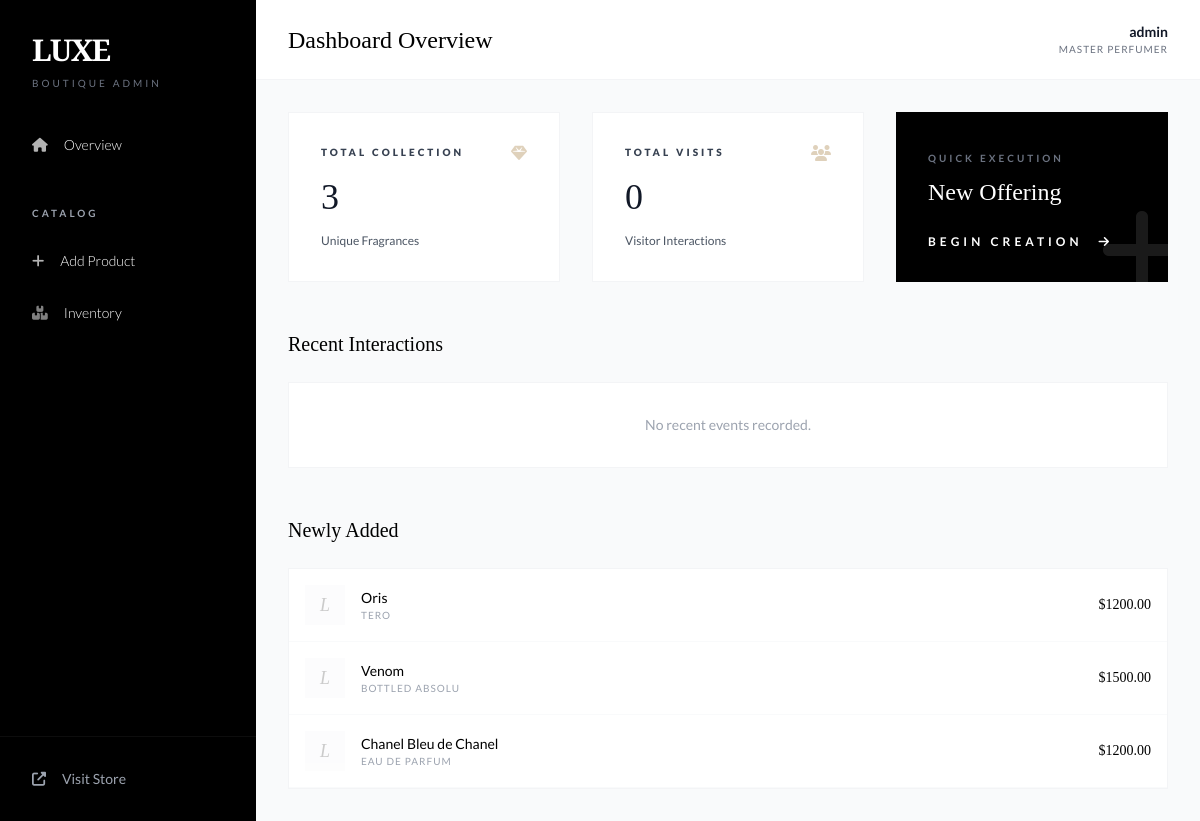
Before: /dashboard/ (signed in) with the older database file.
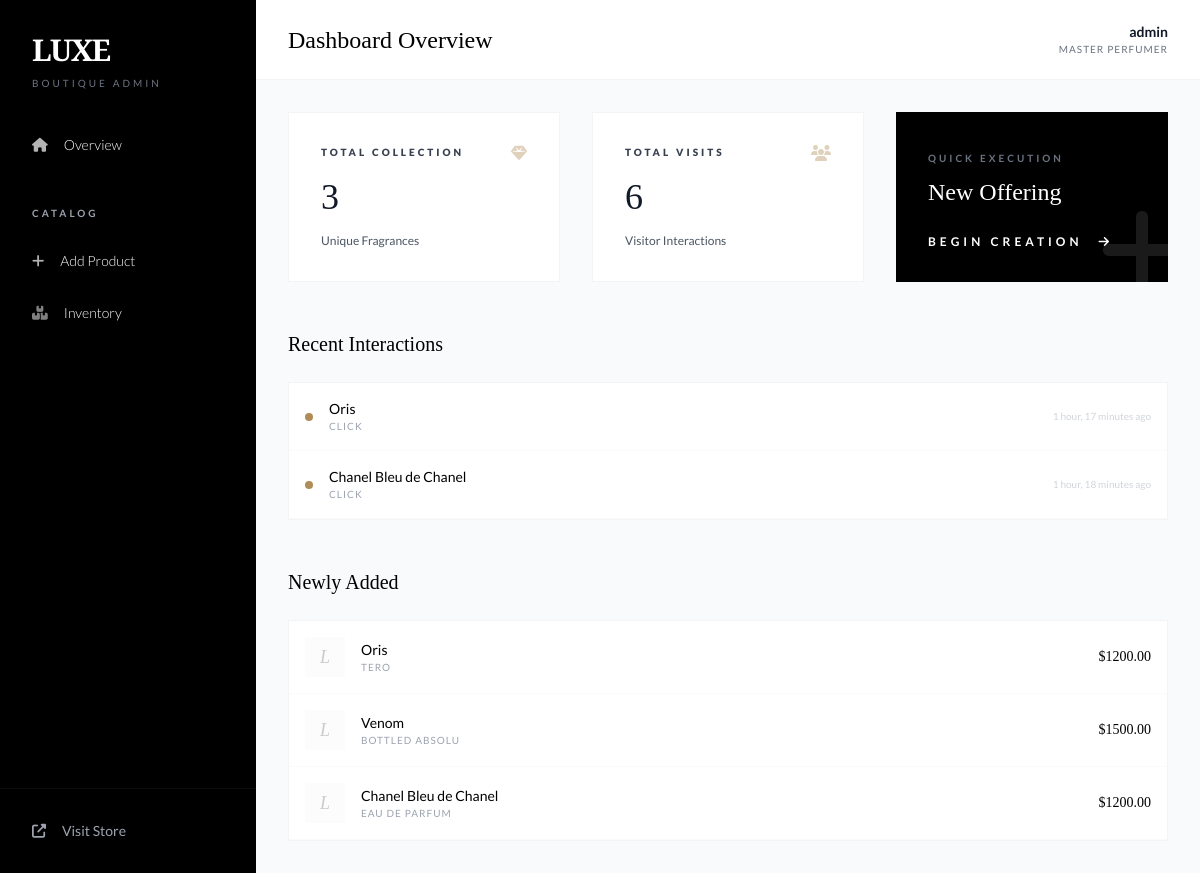
After: the same page with the newer database file.
### users/models.py (models this page shows, shortened)
class User(AbstractUser):
    email = models.EmailField(unique=True)
    phone = models.CharField(max_length=20, blank=True, null=True)
    ip_address = models.GenericIPAddressField(blank=True, null=True) # Useful for basic security/fraud checks
    created_at = models.DateTimeField(auto_now_add=True)
    updated_at = models.DateTimeField(auto_now=True)
    USERNAME_FIELD = 'email'
    REQUIRED_FIELDS = ['username']

### products/models.py (models this page shows, shortened)
class Product(models.Model):
    GENDER_CHOICES = [
        ('men', 'Men'),
        ('women', 'Women'),
        ('unisex', 'Unisex'),
    ]
    CONCENTRATION_CHOICES = [
        ('mist', 'Body Mist / Splash'),
        ('edc', 'Eau de Cologne (EDC)'),
        ('edt', 'Eau de Toilette (EDT)'),
        ('edp', 'Eau de Parfum (EDP)'),
        ('parfum', 'Extrait de Parfum'),
        ('oil', 'Perfume Oil / Attar'),
    ]
    PERFUME_CATEGORY_SUGGESTIONS = [
    "Floral",
    "Woody",
    "Amber",
    "Citrus",
    "Fresh / Aquatic",
    "Gourmand",
    "Spicy",
    "Chypre",
    "Leather",
    "Aromatic",
    ]
    name = models.CharField(max_length=255)
    slug = models.SlugField(max_length=255, unique=True, blank=True)
    short_description = models.CharField(max_length=255)
    description = models.TextField()
    category = models.CharField(max_length=100, db_index=True)
    top_notes = models.CharField(max_length=255, blank=True, null=True)
    heart_notes = models.CharField(max_length=255, blank=True, null=True)
    base_notes = models.CharField(max_length=255, blank=True, null=True)
    gender = models.CharField(max_length=10, choices=GENDER_CHOICES, default='unisex')
    concentration = models.CharField(max_length=15, choices=CONCENTRATION_CHOICES, default='edp')
    sizes = models.ManyToManyField(Size, related_name='products')
    base_price = models.DecimalField(max_digits=10, decimal_places=2)
    sale_price = models.DecimalField(max_digits=10, decimal_places=2, blank=True, null=True)
    stock_quantity = models.PositiveIntegerField(default=0)
    low_stock_threshold = models.PositiveIntegerField(default=5)
    is_active = models.BooleanField(default=True)
    is_bestseller = models.BooleanField(default=False)
    is_new_arrival = models.BooleanField(default=False)
    meta_title = models.CharField(max_length=255, blank=True, null=True)
    meta_description = models.TextField(blank=True, null=True)
    created_at = models.DateTimeField(auto_now_add=True)
    updated_at = models.DateTimeField(auto_now=True)
    class Meta:
        ordering = ['-created_at']

### analytics/models.py (models this page shows, shortened)
class ProductEvent(models.Model):
    EVENT_TYPES = [
        ('click', 'Click'),
        ('view', 'View'),
        ('add_to_cart', 'Add to Cart'),
        ('wishlist', 'Add to Wishlist'),
    ]
    product = models.ForeignKey(Product, on_delete=models.CASCADE, related_name='analytics_events')
    event_type = models.CharField(max_length=20, choices=EVENT_TYPES)
    session_key = models.CharField(max_length=40, db_index=True, blank=True, null=True)
    user = models.ForeignKey(settings.AUTH_USER_MODEL, on_delete=models.SET_NULL, null=True, blank=True)
    created_at = models.DateTimeField(auto_now_add=True)
    class Meta:
        ordering = ['-created_at']
        verbose_name = "Product Event"
        verbose_name_plural = "Product Events"

### administration/views.py (the view)
# urls.py: path('', views.DashboardView.as_view(), name='dashboard'),
class DashboardView(LoginRequiredMixin, StaffRequiredMixin, TemplateView):
    template_name = 'administration/dashboard.html'
    def get_context_data(self, **kwargs):
        context = super().get_context_data(**kwargs)
        context['total_products'] = Product.objects.count()
        context['total_visits'] = PageVisit.objects.count()
        context['recent_events'] = ProductEvent.objects.order_by('-created_at')[:10]
        context['recent_products'] = Product.objects.order_by('-created_at')[:5]
        return context

### administration/views.py (called while the page is built)
    def test_func(self):
        return self.request.user.is_staff

### cart/context_processors.py (called while the page is built)
def cart_count(request):
    try:
        cart = get_cart(request)
        return {'cart_count': cart.total_items_count}
    except:
        return {'cart_count': 0}

### cart/models.py (called while the page is built)
    @property
    def total_items_count(self):
        return sum(item.quantity for item in self.items.all())

### cart/utils.py (called while the page is built)
def get_cart(request):
    if request.user.is_authenticated:
        cart, created = Cart.objects.get_or_create(user=request.user)
    else:
        session_key = request.session.session_key
        if not session_key:
            request.session.create()
            session_key = request.session.session_key
        cart, created = Cart.objects.get_or_create(session_key=session_key)
    return cart

### main/context_processors.py (called while the page is built)
def site_context(request):
    settings = PlatformSettings.objects.first()
    nav_links = NavLinks.objects.filter(is_active=True)
    footer_links = FooterLinks.objects.filter(is_active=True)
    site_settings = SiteSettings.objects.all().first()
    return {
        'platform_settings': settings,
        'nav_links': nav_links,
        'footer_links': footer_links,
        'site_settings': site_settings,
    }

### users/context_processors.py (called while the page is built)
def auth_settings_context(request):
    return {
        'auth_settings': AuthSettings.objects.first()
    }

### wishlist/context_processors.py (called while the page is built)
def wishlist_contents(request):
    wishlist = get_wishlist(request)
    wishlist_product_ids = set(wishlist.items.values_list('product_id', flat=True))
    return {
        'wishlist_product_ids': wishlist_product_ids,
        'wishlist_count': len(wishlist_product_ids)
    }

### wishlist/utils.py (called while the page is built)
def get_wishlist(request):
    if request.user.is_authenticated:
        wishlist, _ = Wishlist.objects.get_or_create(user=request.user)
    else:
        if not request.session.session_key:
            request.session.create()
        wishlist, _ = Wishlist.objects.get_or_create(session_key=request.session.session_key)
    return wishlist

### templates/administration/dashboard.html (shortened to what this page needs)
{% extends 'administration/admin_base.html' %}
{% block header_title %}
    <h2 class="font-serif text-2xl font-normal">Dashboard Overview</h2>
{% endblock %}
{% block content %}
<div class="grid grid-cols-1 md:grid-cols-2 lg:grid-cols-3 gap-8">
    <div class="bg-white p-8 border border-gray-100 space-y-4">
        <div class="flex justify-between items-start">
            <span class="text-[10px] tracking-[3px] uppercase text-gray-700 font-black">Total Collection</span>
            <i class="fas fa-gem text-theme_accent opacity-40"></i>
        </div>
        <p class="text-4xl font-serif text-gray-900">{{ total_products }}</p>
        <p class="text-xs text-gray-600 font-medium">Unique Fragrances</p>
    </div>
    <div class="bg-white p-8 border border-gray-100 space-y-4">
        <div class="flex justify-between items-start">
            <span class="text-[10px] tracking-[3px] uppercase text-gray-700 font-black">Total Visits</span>
            <i class="fas fa-users text-theme_accent opacity-40"></i>
        </div>
        <p class="text-4xl font-serif text-gray-900">{{ total_visits }}</p>
        <p class="text-xs text-gray-600 font-medium">Visitor Interactions</p>
    </div>
    <div class="bg-black p-8 text-white relative overflow-hidden flex flex-col justify-between group">
        <div class="relative z-10">
            <span class="text-[10px] tracking-[3px] uppercase text-gray-500 font-bold">Quick Execution</span>
            <h3 class="font-serif text-2xl mt-2">New Offering</h3>
        </div>
        <a href="{% url 'administration:add_product' %}" class="relative z-10 inline-flex items-center gap-4 text-xs tracking-[4px] uppercase font-bold mt-4 group-hover:text-theme_accent transition">
            Begin Creation <i class="fas fa-arrow-right"></i>
        </a>
        <i class="fas fa-plus absolute -bottom-4 -right-4 text-8xl opacity-10 group-hover:scale-110 transition-transform duration-700"></i>
    </div>
</div>
<div class="mt-12 grid grid-cols-1 xl:grid-cols-2 gap-12">
    <div class="space-y-6">
        <h3 class="font-serif text-xl">Recent Interactions</h3>
        <div class="bg-white border border-gray-100 overflow-hidden">
            {% for event in recent_events %}
            <div class="p-4 border-b border-gray-50 flex items-center justify-between hover:bg-gray-50 transition">
                <div class="flex items-center gap-4">
                    <div class="w-2 h-2 rounded-full bg-theme_accent"></div>
                    <div>
                        <p class="text-sm font-medium">{{ event.product.name }}</p>
                        <p class="text-[10px] uppercase tracking-widest text-gray-400">{{ event.get_event_type_display }}</p>
                    </div>
                </div>
                <span class="text-[10px] text-gray-300">{{ event.created_at|timesince }} ago</span>
            </div>
            {% empty %}
            <div class="p-8 text-center text-gray-400 text-sm">No recent events recorded.</div>
            {% endfor %}
        </div>
    </div>
    <div class="space-y-6">
        <h3 class="font-serif text-xl">Newly Added</h3>
        <div class="bg-white border border-gray-100 overflow-hidden">
            {% for prod in recent_products %}
            <div class="p-4 border-b border-gray-50 flex items-center justify-between hover:bg-gray-50 transition">
                <div class="flex items-center gap-4">
                    <div class="w-10 h-10 bg-gray-100 flex items-center justify-center font-serif text-lg italic opacity-20">L</div>
                    <div>
                        <p class="text-sm font-medium">{{ prod.name }}</p>
                        <p class="text-[10px] uppercase tracking-widest text-gray-400">{{ prod.category }}</p>
                    </div>
                </div>
                <p class="text-sm font-serif"> ${{ prod.base_price }} </p>
            </div>
            {% empty %}
            <div class="p-8 text-center text-gray-400 text-sm">Catalog is currently empty.</div>
            {% endfor %}
        </div>
    </div>
</div>
{% endblock %}

### templates/administration/admin_base.html (shortened to what this page needs)
<!DOCTYPE html>
<html lang="en">
<head>
    <link rel="stylesheet" href="https://cdnjs.cloudflare.com/ajax/libs/font-awesome/6.4.0/css/all.min.css">
    <script src="https://cdn.tailwindcss.com"></script>
</head>
<body class="bg-[#F9FAFB] font-sans antialiased">
    <div class="flex min-h-screen">
        <aside class="w-64 bg-black text-white shrink-0 hidden lg:flex flex-col">
            <div class="p-8">
                <h1 class="font-serif text-3xl font-bold tracking-tighter">LUXE</h1>
                <p class="text-[10px] tracking-[3px] uppercase text-gray-500 mt-2">Boutique Admin</p>
            </div>
            <nav class="flex-grow px-4 space-y-2">
                <a href="{% url 'administration:dashboard' %}" class="flex items-center gap-4 px-4 py-3 rounded-md hover:bg-white/10 transition group">
                    <i class="fas fa-home text-sm opacity-70 group-hover:opacity-100"></i>
                    <span class="text-sm font-light">Overview</span>
                </a>
                <div class="pt-6 pb-2 px-4">
                    <span class="text-[10px] tracking-[3px] uppercase text-gray-400 font-bold">Catalog</span>
                </div>
                <a href="{% url 'administration:add_product' %}" class="flex items-center gap-4 px-4 py-3 rounded-md hover:bg-white/10 transition group">
                    <i class="fas fa-plus text-sm opacity-70 group-hover:opacity-100"></i>
                    <span class="text-sm font-light">Add Product</span>
                </a>
                <a href="#" class="flex items-center gap-4 px-4 py-3 rounded-md hover:bg-white/10 transition group">
                    <i class="fas fa-boxes text-sm opacity-50 group-hover:opacity-100"></i>
                    <span class="text-sm font-light">Inventory</span>
                </a>
            </nav>
            <div class="p-8 border-t border-white/5">
                <a href="/" class="flex items-center gap-4 text-gray-400 hover:text-white transition group">
                    <i class="fas fa-external-link-alt text-sm"></i>
                    <span class="text-sm">Visit Store</span>
                </a>
            </div>
        </aside>
        <main class="flex-grow flex flex-col">
            <header class="h-20 bg-white border-b border-gray-100 flex items-center justify-between px-8">
                <div>
                    {% block header_title %}{% endblock %}
                </div>
                <div class="flex items-center gap-6">
                    <div class="text-right">
                        <p class="text-sm font-bold text-gray-900">{{ request.user.get_full_name|default:request.user.username }}</p>
                        <p class="text-[10px] uppercase tracking-widest text-gray-500 font-medium">Master Perfumer</p>
                    </div>
                </div>
            </header>
            <div class="flex-grow overflow-y-auto p-8 custom-scrollbar">
                {% block content %}{% endblock %}
            </div>
        </main>
    </div>
</body>
</html>

Changed rows visible on the page:
added ProductEvent: product.name "Oris", event_type "CLICK", created_at "1 hour, 17 minutes"
added ProductEvent: product.name "Chanel Bleu de Chanel", event_type "CLICK", created_at "1 hour, 18 minutes"
Other visible differences:
{{ total_visits }}: "0" → "6"
text no longer shown: "No recent events recorded."
